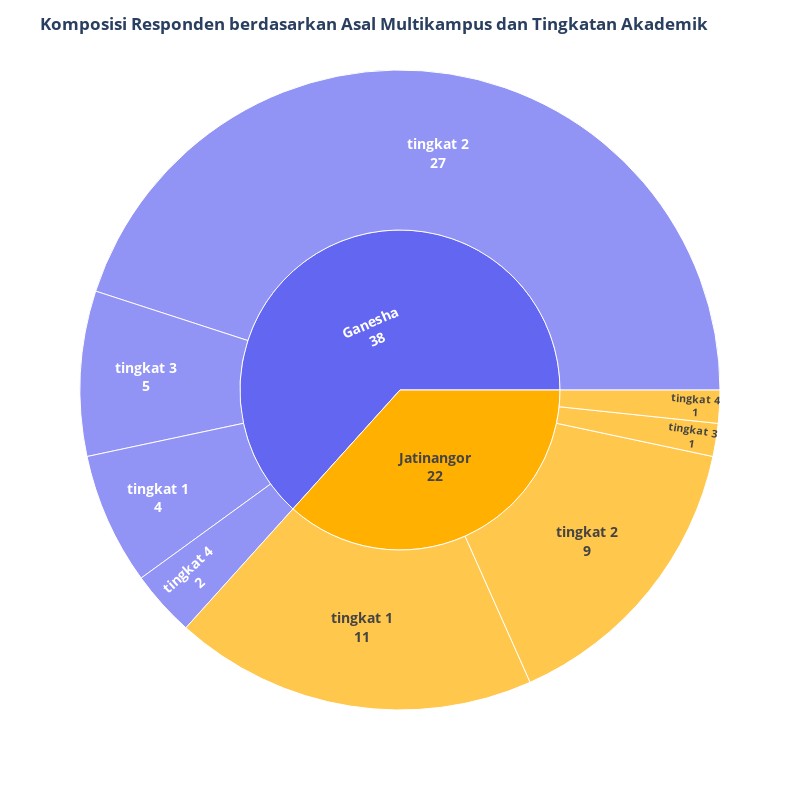

The code cell stored with this chart in its notebook:
### Code cell
df = masalah[['ID', 'mulkam', 'tingkat']].copy()
df.loc[:, 'tingkat'] = df['tingkat'].astype(str)
df.loc[:, 'tingkat'] = 'tingkat ' + df['tingkat']
fig = px.sunburst(df, 
                  path=['mulkam', 'tingkat'],
                  color='mulkam',
                  color_discrete_map={
                      'Ganesha': '#6366f1', 
                      'Jatinangor': '#FFB000'
                  })
fig.update_traces(
    textinfo='label+value',
    insidetextfont=dict(size=14, weight='bold')
)
fig.update_layout(
    title='<b>Komposisi Responden berdasarkan Asal Multikampus dan Tingkatan Akademik</b>',
    width=800,
    height=800,
    
)
pio.write_image(fig, "svg/komposisi-2.svg", format="svg")
fig.show()

### Figure 1 — Plotly figure (JSON) as saved in the notebook; plotly's stock layout.template omitted (floating-point values rounded to 4 significant figures)
{"data": [{"branchvalues": "total", "customdata": [["Jatinangor"], ["Ganesha"], ["Jatinangor"], ["Ganesha"], ["Jatinangor"], ["Ganesha"], ["Jatinangor"], ["Ganesha"], ["Jatinangor"], ["Ganesha"]], "domain": {"x": [0, 1], "y": [0, 1]}, "hovertemplate": "labels=%{label}<br>count=%{value}<br>parent=%{parent}<br>id=%{id}<br>mulkam=%{customdata[0]}<extra></extra>", "ids": ["Jatinangor/tingkat 2", "Ganesha/tingkat 3", "Jatinangor/tingkat 3", "Ganesha/tingkat 4", "Jatinangor/tingkat 4", "Ganesha", "Jatinangor", "Ganesha/tingkat 1", "Jatinangor/tingkat 1", "Ganesha/tingkat 2"], "insidetextfont": {"size": 14, "weight": "bold"}, "labels": ["tingkat 2", "tingkat 3", "tingkat 3", "tingkat 4", "tingkat 4", "Ganesha", "Jatinangor", "tingkat 1", "tingkat 1", "tingkat 2"], "marker": {"colors": ["#FFB000", "#6366f1", "#FFB000", "#6366f1", "#FFB000", "#6366f1", "#FFB000", "#6366f1", "#FFB000", "#6366f1"]}, "name": "", "parents": ["Jatinangor", "Ganesha", "Jatinangor", "Ganesha", "Jatinangor", "", "", "Ganesha", "Jatinangor", "Ganesha"], "textinfo": "label+value", "type": "sunburst", "values": [9, 5, 1, 2, 1, 38, 22, 4, 11, 27]}], "layout": {"height": 800, "legend": {"tracegroupgap": 0}, "margin": {"t": 60}, "title": {"text": "<b>Komposisi Responden berdasarkan Asal Multikampus dan Tingkatan Akademik</b>"}, "width": 800}}
